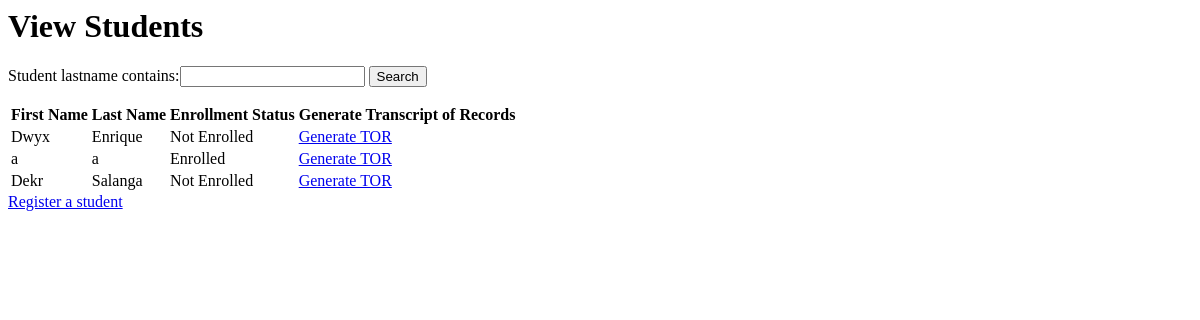
The app's page /studentList, older data.
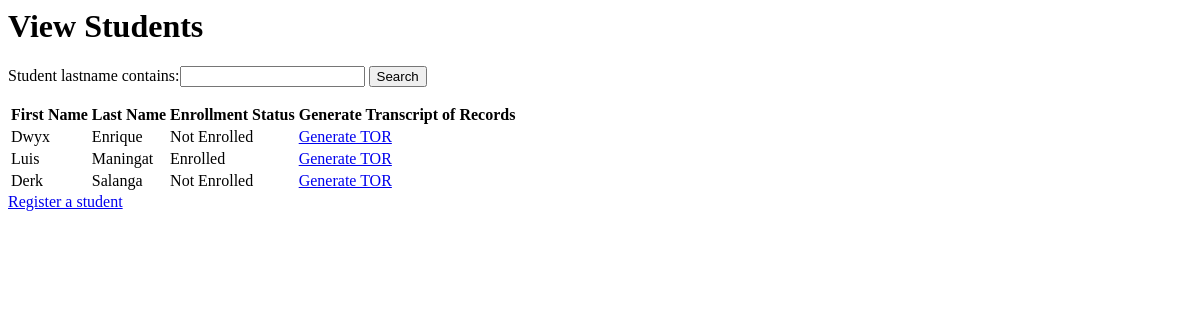
The same page, newer data.
### sis_app/models.py (models this page shows)
class Account(models.Model):
    username = models.CharField(max_length=128)
    password = models.CharField(max_length=128)#passwords should be stored hashed
    class Meta:
        abstract=True # Don't use this line if you want Contact to have its own table

class Student(Account):
    student_firstname = models.CharField(max_length=128, default=None)#
    student_lastname = models.CharField(max_length=128, default=None)#
    student_middlename = models.CharField(max_length=128, default=None)
    student_nickname = models.CharField(max_length=128, default=None)
    student_birthday = models.DateField(default=datetime.date.today())
    grade_levels = [
        ('Nursery','Nursery'),
        ('Kinder 1','Kinder 1'),
        ('Kinder 2', 'Kinder 2')
    ]
    student_grade_level = models.CharField(max_length=128, choices=grade_levels, default='Nursery')#
    status =[
    ('Not Enrolled','Not Enrolled'),
    ('Enrolled', 'Enrolled'),
    ]#
    enrollment_status = models.CharField(max_length=20, choices=status,default='Not Enrolled')#
    student_schoolyear_start=models.IntegerField(('year'), validators=[MinValueValidator(2000)], default=None)#
    student_address = models.CharField(max_length=300, default=None)
    student_religion = models.CharField(max_length=128, default=None)
    student_nationality = models.CharField(max_length=128, default=None)
    student_hobbies = models.TextField(max_length=500, default=None)
    student_likes = models.TextField(max_length=500, default=None)
    student_dislikes = models.TextField(max_length=500, default=None)
    student_shm = models.TextField(max_length=500, default=None)
    student_allergies = models.TextField(max_length=500, default=None)
    student_sd = models.TextField(max_length=500, default=None)
    student_oconsiderations = models.TextField(max_length=500, default=None)
    student_guardianemail = models.EmailField(max_length = 254, default=None)
    student_f_firstname = models.CharField(max_length=128, default=None)
    student_f_lastname = models.CharField(max_length=128, default=None)
    student_f_middlename = models.CharField(max_length=128, default=None)
    student_f_telno = models.CharField(max_length=128, default=None)
    student_f_address = models.CharField(max_length=300, default=None)
    student_f_occupation = models.CharField(max_length=128, default=None)
    student_f_employer = models.CharField(max_length=128, default=None)
    student_f_oaddress = models.CharField(max_length=300, default=None)
    student_f_otelno = models.CharField(max_length=128, default=None)
    student_f_natureofbusiness = models.CharField(max_length=128, default=None)
    student_m_firstname = models.CharField(max_length=128, default=None)
    student_m_lastname = models.CharField(max_length=128, default=None)
    student_m_middlename = models.CharField(max_length=128, default=None)
    student_m_telno = models.CharField(max_length=128, default=None)
    student_m_address = models.CharField(max_length=300, default=None)
    student_m_occupation = models.CharField(max_length=128, default=None)
    student_m_employer = models.CharField(max_length=128, default=None)
    student_m_oaddress = models.CharField(max_length=300, default=None)
    student_m_otelno = models.CharField(max_length=128, default=None)
    student_m_natureofbusiness = models.CharField(max_length=128, default=None)
    student_sibling_name = models.CharField(max_length=300, default=None)
    student_sibling_gender = models.CharField(max_length=128, default=None)
    student_sibling_age = models.IntegerField(default=None)
    student_sibling_school=models.CharField(max_length=300, default=None)
    student_medexp = models.BooleanField(default = False)
    student_rules = models.BooleanField(default = False)
    student_accuracy = models.BooleanField(default = False)
    student_signedname = models.CharField(max_length=300, default=None)
    student_signdate = models.DateField(default=datetime.date.today())
    enrollment_plan_choices =[
    ('Annually','Annually'),
    ('Bi-Annually', 'Bi-Annually'),
    ('Quarterly', 'Quarterly'),
    ]
    student_enrollment_plan = models.CharField(max_length=20, choices=enrollment_plan_choices,default='Annually')

### sis_app/views.py (the view)
# urls.py: path('studentList',views.StudentList, name="student_list"),
def StudentList(request):
    students = Student.objects.all()
    myFilter = StudentFilter(request.GET, queryset=students)
    students = myFilter.qs
    context = {'studentList' : students, 'myFilter': myFilter}
    return render(request,"sis_app/Student_List.html", context)

### sis_app/templates/sis_app/Student_List.html (shortened to what this page needs)
{% load static %}
<h1 class="pageHeading">View Students</h1>
<div class="form-container">
    <form method="get" style=>
        {{myFilter.form}}
        <button class="buttonDesignPositive" type="submit">Search</button>
    </form>
</div>
<div class="table-container">
    <table class = "table table-borderless">
        <thead class= "border-bottom font-weight-bold">
            <tr>
                <th>First Name</th>
                <th>Last Name</th>
                <th>Enrollment Status</th>
                <th>Generate Transcript of Records</th>
                <th></th>
                <th></th>
            </tr>
        </thead>
        <tbody>
            {% for student in studentList %}
            <tr>
                <td data-heading="First Name">{{student.student_firstname}}</td>
                <td data-heading="Last Name">{{student.student_lastname}}</td>
                <td data-heading="Enrollment Status">{{student.enrollment_status}}</td>
                <td><a class="buttonDesignNegative" href="{% url 'sis_app:generate_tor' student.id %}">Generate TOR</a></td>
            </tr>
            {% endfor %}
        </tbody>
    </table>
</div>
<a class="buttonDesignNegative" href="{% url 'sis_app:student_form' %}">Register a student</a>

Row changes from the older to the newer data that the page shows:
removed Student: student_firstname "a", student_lastname "a", enrollment_status "Enrolled"
removed Student: student_firstname "Dekr", student_lastname "Salanga", enrollment_status "Not Enrolled"
added Student: student_firstname "Luis", student_lastname "Maningat", enrollment_status "Enrolled"
added Student: student_firstname "Derk", student_lastname "Salanga", enrollment_status "Not Enrolled"
